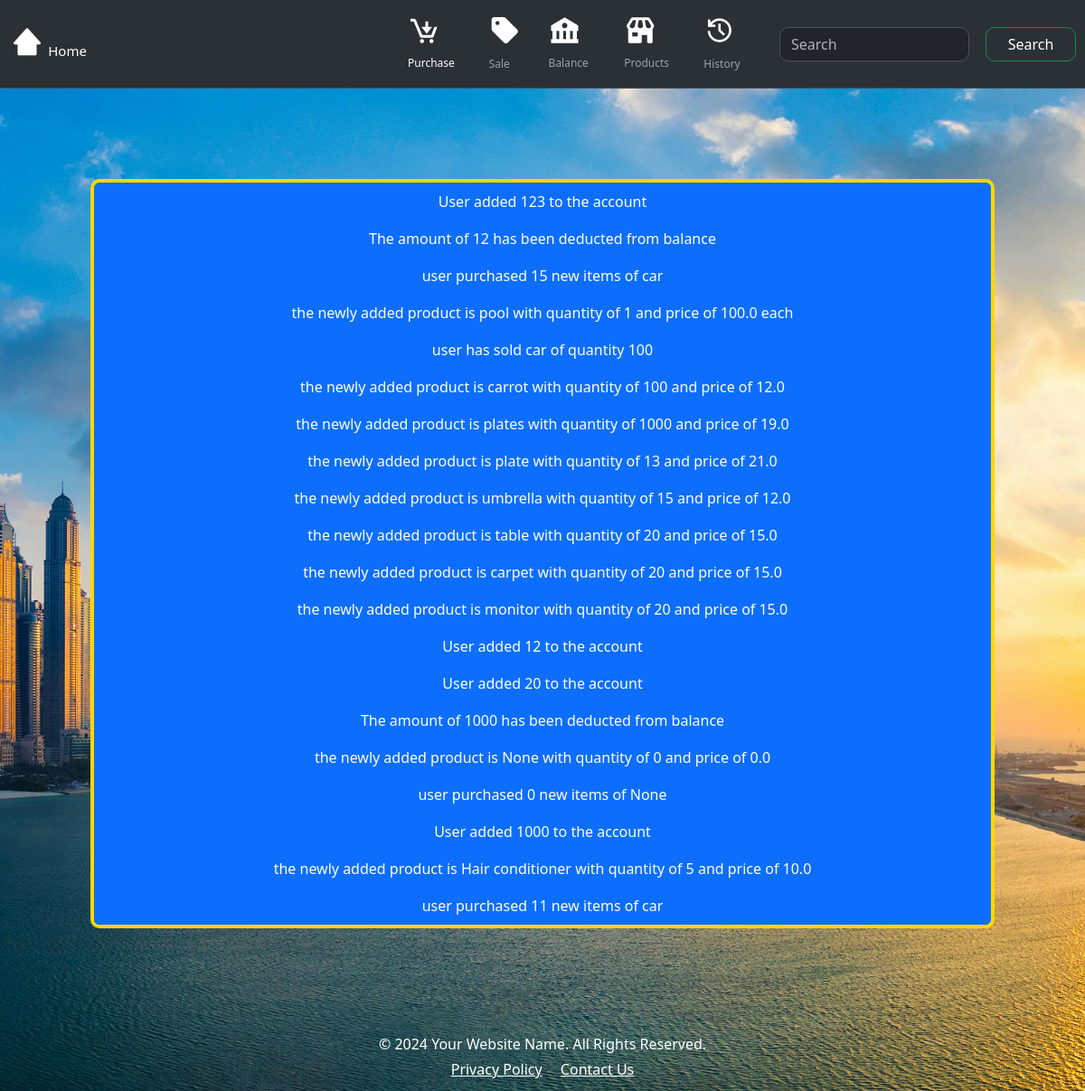
The app's page /history with its own data.
### app.py (models this page shows)
class History(db.Model):
    id = db.Column(db.Integer, primary_key= True)
    record = db.Column(db.String)

### app.py (the view)
@app.route('/history')
def history_view():
    actions = History.query.all()
    return render_template('history.html',actions = actions)

### templates/history.html
 {% extends 'base.html' %}
{% set title = 'History' %}
{% block extra_css %}
<link rel="stylesheet" href="{{url_for('static' , filename = 'history_style.css')}}">
{%endblock %}
{% block content %}
<div class="cont">
    <ul class="list-group">
    {% for action in actions %}
        <li class="list-group-item active">{{action.record}}</li>
    {% endfor%}
    </ul>
</div>
{% endblock %}

### static/history_style.css (style rules this page uses)
.cont { margin: 100px 100px 100px 100px; text-align: center; border: 4px solid gold; border-radius: 10px; }
body { background-repeat: no-repeat; background-size: cover; background-position: center; background-attachment: fixed; }

### templates/base.html (style rules this page uses)
body, html { background-image:url('static/city_wall.jpg'); background-repeat: no-repeat; background-size: cover; background-position: center; min-height:100vh; position:relative; padding-bottom: 2.5rem; }

### records on screen
History: record "User added 123 to the account"
History: record "The amount of 12 has been deducted from balance"
History: record "user purchased 15 new items of car"
History: record "the newly added product is pool with quantity of 1 and price of 100.0 each"
History: record "user has sold car of quantity 100"
History: record "the newly added product is carrot with quantity of 100 and price of 12.0"
History: record "the newly added product is plates with quantity of 1000 and price of 19.0"
History: record "the newly added product is plate with quantity of 13 and price of 21.0"
History: record "the newly added product is umbrella with quantity of 15 and price of 12.0"
History: record "the newly added product is table with quantity of 20 and price of 15.0"
History: record "the newly added product is carpet with quantity of 20 and price of 15.0"
History: record "the newly added product is monitor with quantity of 20 and price of 15.0"
History: record "User added 12 to the account"
History: record "User added 20 to the account"
History: record "The amount of 1000 has been deducted from balance"
History: record "the newly added product is None with quantity of 0 and price of 0.0"
History: record "user purchased 0 new items of None"
History: record "User added 1000 to the account"
History: record "the newly added product is Hair conditioner with quantity of 5 and price of 10.0"
History: record "user purchased 11 new items of car"
